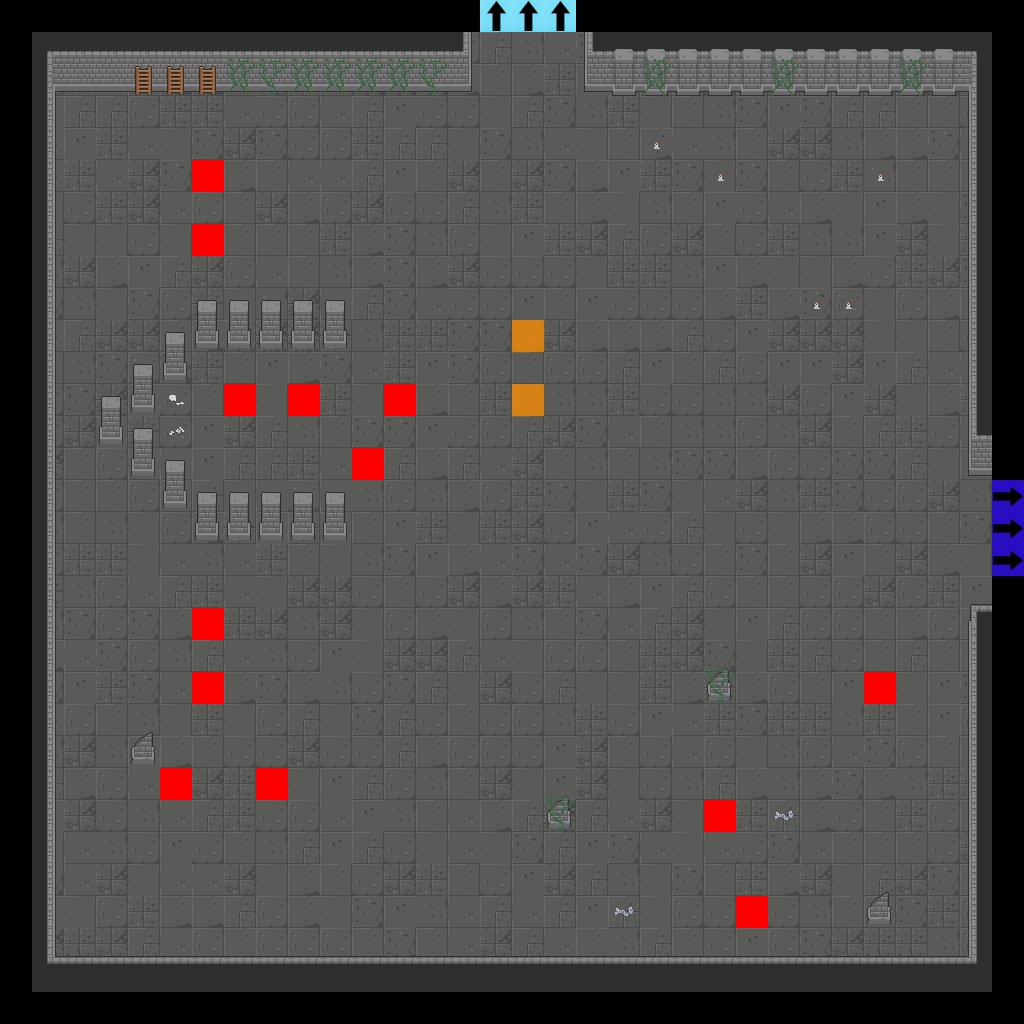

Below is a game level as drawn by its tile map, then a one-line description and the .tmx that defines it (tile-layer data replaced by summaries):
An orthogonal 32x32 tile map with 32x32 px tiles, 7 tile layers (Floor, Walls, Doors, Pillars, ...), 2 tilesets.

<map version="1.2" tiledversion="2019.04.18" orientation="orthogonal" renderorder="right-down" width="32" height="32" tilewidth="32" tileheight="32" infinite="0" nextlayerid="22" nextobjectid="1">
 <tileset firstgid="1" source="Dungeon_Tileset_2.tsx" />
 <tileset firstgid="321" source="flags.tsx" />
 <layer id="15" name="Floor" width="32" height="32">
  <data>[1024 cells, 900 non-empty, 12 distinct tile ids]</data>
 </layer>
 <layer id="16" name="Walls" width="32" height="32">
  <data>[1024 cells, 167 non-empty, 23 distinct tile ids]</data>
 </layer>
 <layer id="17" name="Doors" width="32" height="32">
  <data>[1024 cells, 0 non-empty, 0 distinct tile ids]</data>
 </layer>
 <layer id="18" name="Pillars" width="32" height="32">
  <properties>
   <property name="unity:SortingLayer" value="Player" />
  </properties>
  <data>[1024 cells, 38 non-empty, 4 distinct tile ids]</data>
 </layer>
 <layer id="19" name="Candles" width="32" height="32">
  <data>[1024 cells, 5 non-empty, 1 distinct tile ids]</data>
 </layer>
 <layer id="20" name="Debris" width="32" height="32">
  <data>[1024 cells, 31 non-empty, 8 distinct tile ids]</data>
 </layer>
 <layer id="21" name="Flags" width="32" height="32">
  <data>[1024 cells, 21 non-empty, 4 distinct tile ids]</data>
 </layer>
</map>
